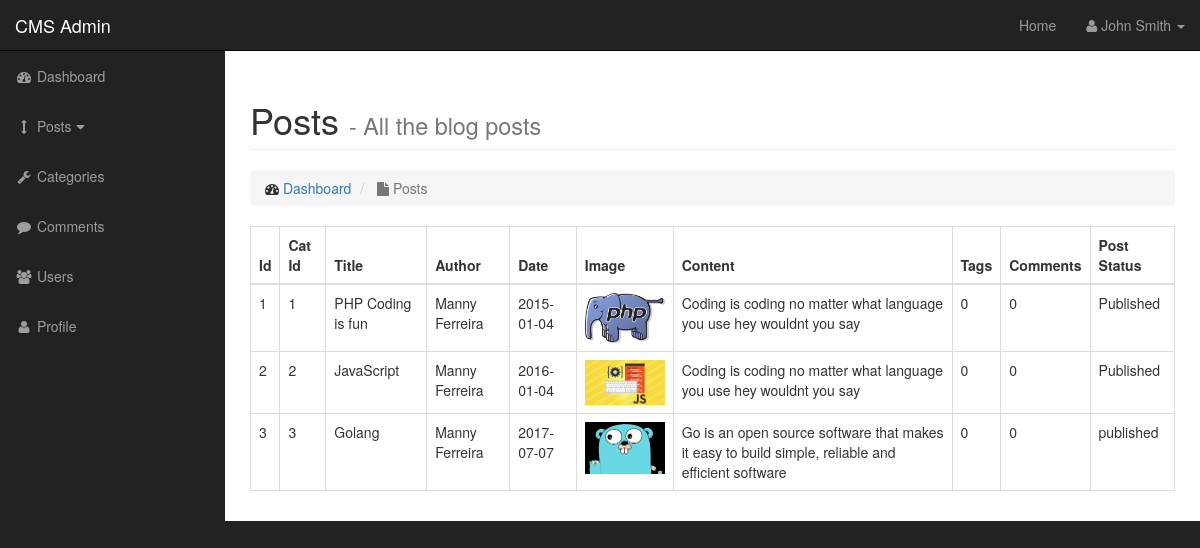
The page /admin/posts.php on the database its author committed.
### tables this page shows
CREATE TABLE `posts` (
  `id` int(11) NOT NULL AUTO_INCREMENT,
  `post_category_id` int(11) NOT NULL,
  `post_title` varchar(255) NOT NULL,
  `post_author` varchar(255) DEFAULT NULL,
  `post_date` date DEFAULT NULL,
  `post_image` text,
  `post_content` text,
  `post_tags` varchar(255) NOT NULL,
  `post_comment_count` int(11) NOT NULL,
  `post_status` varchar(255) NOT NULL DEFAULT 'draft',
  PRIMARY KEY (`id`)
);

### admin/includes/posts_view-all-posts.php (the view, shortened to what this page needs)
<?php
	$query = "SELECT * FROM cms.posts";
	$select_posts = mysqli_query($dbConnection, $query);
?>
<table class="table table-hover table-bordered">
	<thead>
	<tr>
		<th>Id</th>
		<th>Cat Id</th>
		<th>Title</th>
		<th>Author</th>
		<th>Date</th>
		<th>Image</th>
		<th>Content</th>
		<th>Tags</th>
		<th>Comments</th>
		<th>Post Status</th>
	</tr>
	</thead>
	<tbody>
	<?php
	while($row = mysqli_fetch_assoc($select_posts)) {
		$post_id = $row['id'];
		$cat_id = $row['post_category_id'];
		$post_title = $row['post_title'];
		$post_author = $row['post_author'];
		$post_date = $row['post_date'];
		$post_image = $row['post_image'];
		$post_content = $row['post_content'];
		$post_comment_count = $row['post_comment_count'];
		$post_status = $row['post_status'];
		echo "<tr>";
		echo "<td>{$post_id}</td>";
		echo "<td>{$cat_id}</td>";
		echo "<td>{$post_title}</td>";
		echo "<td>{$post_author}</td>";
		echo "<td>{$post_date}</td>";
		echo "<td><img src='../images/{$post_image}' width='80px'></td>";
		echo "<td>{$post_content}</td>";
		echo "<td>{$post_comment_count}</td>";
		echo "<td>{$post_comment_count}</td>";
		echo "<td>{$post_status}</td>";
		echo "</tr>";
	}
	?>
	</tbody>
</table>

### admin/css/sb-admin.css (style rules this page uses)
body { margin-top: 100px; background-color: #222; }
@media (min-width:768px) { body { margin-top: 50px; } }

### rows shown on the page
posts: id "1", post_category "1", post_title "PHP Coding is fun", post_author "Manny Ferreira", post_date "2015-01-04", post_image (picture), post_content "Coding is coding no matter what language you use hey wouldnt you say", post_comment_count "0", post_status "Published"
posts: id "2", post_category "2", post_title "JavaScript", post_author "Manny Ferreira", post_date "2016-01-04", post_image (picture), post_content "Coding is coding no matter what language you use hey wouldnt you say", post_comment_count "0", post_status "Published"
posts: id "3", post_category "3", post_title "Golang", post_author "Manny Ferreira", post_date "2017-07-07", post_image (picture), post_content "Go is an open source software that makes it easy to build simple, reliable and efficient software", post_comment_count "0", post_status "published"
